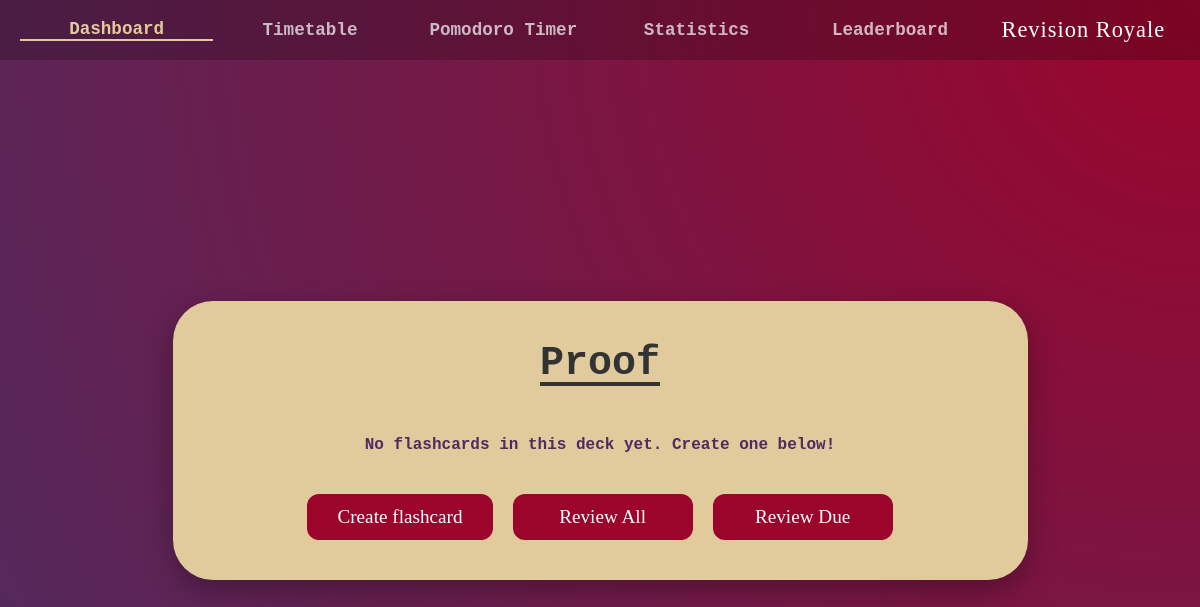
The app's page /flashcard_selection?DeckID=22, older data.
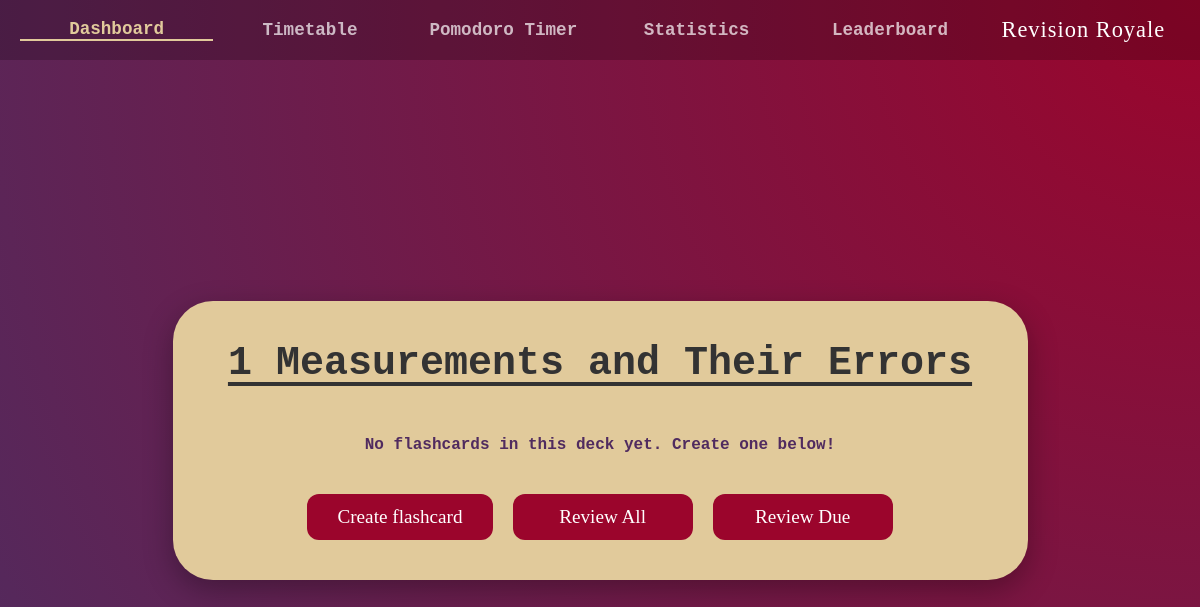
The same page, newer data.
### tables this page shows
CREATE TABLE Decks
(DeckID INTEGER PRIMARY KEY AUTOINCREMENT,
DeckName TEXT,
Username TEXT,
SubjectID TEXT,
FOREIGN KEY(Username) REFERENCES Users(Username),
FOREIGN KEY(SubjectID) REFERENCES Subjects(SubjectID));

### app.py (the view)
@app.route("/flashcard_selection", methods=["GET"])
def FlashcardSelectionPage():
    AuthHandling(session)
    Deck = ProgramDatabase.GetRecord("Decks", AttributeValue("DeckID", "INTEGER", request.args.get('DeckID')))
    if Deck is None:
        return redirect("/deck_selection")
    Flashcards = ProgramDatabase.GetAllRecords("Flashcards", AttributeValue("DeckID", "INTEGER", request.args.get('DeckID')))
    FlashcardsData = []
    for Card in Flashcards:
        FlashcardsData.append(Card.ConvertToDictionary())
    return render_template("authenticated/subjects/flashcard_selection.html", ActivePage="dashboard", DeckData=Deck.ConvertToDictionary(), FlashcardsData = FlashcardsData)

### app.py (called while the page is built, shortened)
def AuthHandling(Session):
    global CurrentUser
    if "user" not in Session:
        return redirect("/login")

### modules.py (called while the page is built)
    def GetAttributes(self) -> list[AttributeValue]:
        return self.Attributes

    def ConvertToDictionary(self) -> dict:
        ReturnDictionary = {}
        for Attribute in self.GetAttributes():
            ReturnDictionary[Attribute.Name] = Attribute.Value
        ReturnDictionary[self.PrimaryKey.Name] = self.PrimaryKey.Value
        return ReturnDictionary

### templates/authenticated/subjects/flashcard_selection.html
{% extends "authenticated/authenticated_base.html" %}
{% block app_content %}
<div class="deck-view-wrapper">
    <div class="deck-big-card">
        <h1 class="deck-title">{{ DeckData["DeckName"] }}</h1>
        <div class="flashcards-grid-container">
            {% if FlashcardsData %}
                <div class="flashcards-grid">
                    {% for Flashcard in FlashcardsData %}
                    <a href="/flashcard_management?FlashcardID={{ Flashcard['FlashcardID'] }}"
                       class="flashcard-item priority-{{ Flashcard['Priority'] }}">
                        <div class="flashcard-front">
                            {{ Flashcard["FrontContent"] }}
                        </div>
                    </a>
                    {% endfor %}
                </div>
            {% else %}
                <p class="empty-state" style="color: #502b5f; font-weight: bold; font-family: 'Courier New', monospace;">
                    No flashcards in this deck yet. Create one below!
                </p>
            {% endif %}
        </div>
        <div class="review-actions" style="margin-top: 30px;">
            <a href="/flashcard_creation?DeckID={{ DeckData['DeckID'] }}" class="btn">Create flashcard</a>
            <a href="/flashcard_review?DeckID={{ DeckData['DeckID'] }}&mode=normal" class="btn">Review All</a>
            <a href="/flashcard_review?DeckID={{ DeckData['DeckID'] }}&mode=FSRS" class="btn">Review Due</a>
        </div>
    </div>
</div>
{% endblock %}

### templates/authenticated/authenticated_base.html
{% extends "base.html" %}
{% block content %}
<nav class="top-nav">
    <a href="/dashboard" class="nav-item {{ 'active' if ActivePage == 'dashboard' }}">Dashboard</a>
    <a href="/timetable" class="nav-item {{ 'active' if ActivePage == 'timetable' }}">Timetable</a>
    <a href="/timer" class="nav-item {{ 'active' if ActivePage == 'timer' }}">Pomodoro Timer</a>
    <a href="/statistics" class="nav-item {{ 'active' if ActivePage == 'statistics' }}">Statistics</a>
    <a href="/leaderboard" class="nav-item {{ 'active' if ActivePage == 'leaderboard' }}">Leaderboard</a>
    <span class="nav-brand">Revision Royale</span>
</nav>
<div class="app-container">
    {% block app_content %}{% endblock %}
</div>
{% endblock %}

### templates/base.html (shortened to what this page needs)
<!DOCTYPE html>
<html lang="en">
<head>
    <link rel="stylesheet" href="{{ url_for('static', filename='style.css') }}" type="text/css"/>
</head>
<body>
    <main>
        {% block content %}{% endblock %}
    </main>
</body>
</html>

### static/style.css (style rules this page uses)
* { margin: 0; padding: 0; box-sizing: border-box; }
body { height: 100vh; display: flex; justify-content: center; align-items: center; color: white; font-family: 'Courier New', Courier, monospace; background: radial-gradient(circle at top right, #9b052cff, #502b5fff); text-align: center; }
h1 { font-family: 'Royale', 'Courier New', serif; font-size: 5rem; margin-bottom: 5px; }
.btn { background-color: #9b052cff; color: white; padding: 12px 30px; border: none; border-radius: 12px; font-family: 'Consolas', serif; font-size: 1.2rem; cursor: pointer; text-decoration: none; transition: transform 0.2s, background 0.2s; min-width: 180px; text-align: center; }
.top-nav { position: fixed; top: 0; left: 0; width: 100%; height: 60px; background-color: rgba(0, 0, 0, 0.2); display: flex; align-items: center; justify-content: space-around; padding: 0 20px; z-index: 1000; }
.nav-item { color: rgba(255, 255, 255, 0.7); text-decoration: none; font-size: 1.1rem; font-weight: bold; transition: color 0.3s ease; flex: 1; text-align: center; }
.nav-item.active { color: #e1ca9bff; border-bottom: 2px solid #e1ca9bff; }
.nav-brand { flex: 1; text-align: center; font-family: 'Royale', serif; font-size: 1.4rem; color: white; letter-spacing: 1px; }
.app-container { margin-top: 80px; width: 100%; display: flex; justify-content: center; }
.empty-state { text-align: center; color: rgba(255,255,255,0.7); }
.review-actions { display: flex; justify-content: center; gap: 20px; margin-top: 20px; width: 100%; }
.deck-view-wrapper { display: flex; justify-content: center; align-items: center; width: 100%; padding: 20px; }
.deck-big-card { background-color: #e1ca9bff; width: 900px; max-width: 95%; padding: 40px; border-radius: 40px; box-shadow: 0 10px 30px rgba(0,0,0,0.3); display: flex; flex-direction: column; align-items: center; }
.deck-title { font-family: 'Courier New', monospace; font-size: 2.5rem; color: #333; text-decoration: underline; text-underline-offset: 8px; margin-bottom: 40px; text-align: center; }
.flashcards-grid-container { width: 100%; max-height: 50vh; overflow-y: auto; padding: 10px; scrollbar-width: thin; scrollbar-color: #9b052cff transparent; }

Row changes from the older to the newer data that the page shows:
changed Decks: DeckName "Proof" → "1 Measurements and Their Errors"
